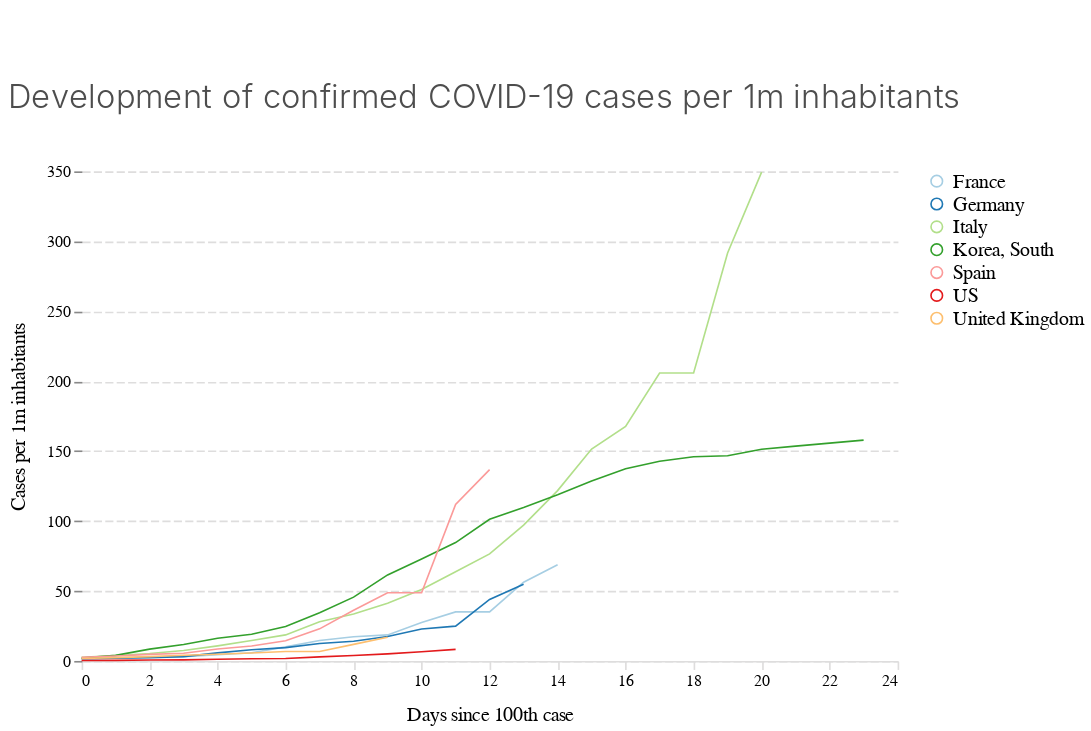

Here is the notebook cell this chart was saved with:
### Code cell
alt.Chart(
    confirmed_sel, 
    height=300,
    title='Development of confirmed COVID-19 cases per 1m inhabitants'
).mark_line().encode(
    alt.X('days_since100:Q', title='Days since 100th case'),
    alt.Y(
        'cases_per1m:Q',
        title='Cases per 1m inhabitants'
    ),
    color='country:N')

### Figure 1 — Vega-Lite specification as saved in the notebook (floating-point values rounded to 4 significant figures)
{"$schema": "https://vega.github.io/schema/vega-lite/v3.4.0.json", "config": {"area": {"fill": "#1696d2"}, "axisX": {"domain": true, "domainColor": "#DEDDDD", "domainDashOffset": 10, "domainWidth": 1, "grid": false, "labelAngle": 0, "labelFont": "Avenir", "labelFontSize": 10, "tickColor": "#DEDDDD", "titleFont": "Avenir", "titleFontSize": 12, "titleFontWeight": 400, "titlePadding": 10}, "axisY": {"domain": false, "domainDashOffset": 10, "grid": true, "gridColor": "#DEDDDD", "gridDash": [5, 2], "gridWidth": 1, "labelAngle": 0, "labelFont": "Avenir", "labelFontSize": 10, "titleFont": "Avenir", "titleFontSize": 12, "titleFontWeight": 400, "titlePadding": 10}, "bar": {"fill": "#1696d2", "strokeWidth": 0}, "guide-title": {"color": "Monospace", "font": "Avenir", "fontSize": 15}, "header": {"titleFontSize": 12, "titleFontWeight": 400}, "legend": {"labelFont": "Avenir", "labelFontSize": 12, "symbolSize": 50, "symbolType": "circle", "title": "", "titleFont": "Avenir", "titleFontSize": 12}, "line": {"color": "#1696d2", "stroke": "#1696d2", "strokeWidth": 1}, "path": {"stroke": "#1696d2"}, "point": {"filled": true}, "range": {"category": ["#a6cee3", "#1f78b4", "#b2df8a", "#33a02c", "#fb9a99", "#e31a1c", "#fdbf6f", "#ff7f00"], "diverging": ["#cfe8f3", "#a2d4ec", "#73bfe2", "#46abdb", "#1696d2", "#12719e"]}, "text": {"align": "right", "color": "#1696d2", "font": "Avenir", "fontSize": 12, "fontWeight": 400, "size": 11}, "title": {"anchor": "start", "color": "#4d4d4d", "font": "Avenir", "fontSize": 20, "fontWeight": 300, "lineHeight": 100, "offset": 30}, "trail": {"color": "#1696d2", "stroke": "#1696d2"}, "view": {"strokeWidth": 0}}, "data": {"name": "data-df910a026c594b6302d1d975906b013f"}, "datasets": {"data-df910a026c594b6302d1d975906b013f": [{"cases_per1m": 1.535, "country": "France", "date": "2020-02-29T00:00:00", "days_since100": 0, "perc_growth": null, "value": 100}, {"cases_per1m": 1.996, "country": "France", "date": "2020-03-01T00:00:00", "days_since100": 1, "perc_growth": 1.3, "value": 130}, {"cases_per1m": 2.933, "country": "France", "date": "2020-03-02T00:00:00", "days_since100": 2, "perc_growth": 1.469, "value": 191}, {"cases_per1m": 3.132, "country": "France", "date": "2020-03-03T00:00:00", "days_since100": 3, "perc_growth": 1.068, "value": 204}, {"cases_per1m": 4.422, "country": "France", "date": "2020-03-04T00:00:00", "days_since100": 4, "perc_growth": 1.412, "value": 288}, {"cases_per1m": 5.835, "country": "France", "date": "2020-03-05T00:00:00", "days_since100": 5, "perc_growth": 1.319, "value": 380}, {"cases_per1m": 10.07, "country": "France", "date": "2020-03-06T00:00:00", "days_since100": 6, "perc_growth": 1.726, "value": 656}, {"cases_per1m": 14.62, "country": "France", "date": "2020-03-07T00:00:00", "days_since100": 7, "perc_growth": 1.451, "value": 952}, {"cases_per1m": 17.33, "country": "France", "date": "2020-03-08T00:00:00", "days_since100": 8, "perc_growth": 1.186, "value": 1129}, {"cases_per1m": 18.61, "country": "France", "date": "2020-03-09T00:00:00", "days_since100": 9, "perc_growth": 1.074, "value": 1212}, {"cases_per1m": 27.44, "country": "France", "date": "2020-03-10T00:00:00", "days_since100": 10, "perc_growth": 1.474, "value": 1787}, {"cases_per1m": 35.07, "country": "France", "date": "2020-03-11T00:00:00", "days_since100": 11, "perc_growth": 1.278, "value": 2284}, {"cases_per1m": 35.07, "country": "France", "date": "2020-03-12T00:00:00", "days_since100": 12, "perc_growth": 1, "value": 2284}, {"cases_per1m": 56.3, "country": "France", "date": "2020-03-13T00:00:00", "days_since100": 13, "perc_growth": 1.606, "value": 3667}, {"cases_per1m": 68.79, "country": "France", "date": "2020-03-14T00:00:00", "days_since100": 14, "perc_growth": 1.222, "value": 4480}, {"cases_per1m": 1.557, "country": "Germany", "date": "2020-03-01T00:00:00", "days_since100": 0, "perc_growth": null, "value": 130}, {"cases_per1m": 1.904, "country": "Germany", "date": "2020-03-02T00:00:00", "days_since100": 1, "perc_growth": 1.223, "value": 159}, {"cases_per1m": 2.347, "country": "Germany", "date": "2020-03-03T00:00:00", "days_since100": 2, "perc_growth": 1.233, "value": 196}, {"cases_per1m": 3.137, "country": "Germany", "date": "2020-03-04T00:00:00", "days_since100": 3, "perc_growth": 1.337, "value": 262}, {"cases_per1m": 5.771, "country": "Germany", "date": "2020-03-05T00:00:00", "days_since100": 4, "perc_growth": 1.84, "value": 482}, {"cases_per1m": 8.022, "country": "Germany", "date": "2020-03-06T00:00:00", "days_since100": 5, "perc_growth": 1.39, "value": 670}, {"cases_per1m": 9.567, "country": "Germany", "date": "2020-03-07T00:00:00", "days_since100": 6, "perc_growth": 1.193, "value": 799}, {"cases_per1m": 12.45, "country": "Germany", "date": "2020-03-08T00:00:00", "days_since100": 7, "perc_growth": 1.302, "value": 1040}, {"cases_per1m": 14.08, "country": "Germany", "date": "2020-03-09T00:00:00", "days_since100": 8, "perc_growth": 1.131, "value": 1176}, {"cases_per1m": 17.45, "country": "Germany", "date": "2020-03-10T00:00:00", "days_since100": 9, "perc_growth": 1.239, "value": 1457}, {"cases_per1m": 22.85, "country": "Germany", "date": "2020-03-11T00:00:00", "days_since100": 10, "perc_growth": 1.31, "value": 1908}, {"cases_per1m": 24.88, "country": "Germany", "date": "2020-03-12T00:00:00", "days_since100": 11, "perc_growth": 1.089, "value": 2078}, {"cases_per1m": 44.0, "country": "Germany", "date": "2020-03-13T00:00:00", "days_since100": 12, "perc_growth": 1.769, "value": 3675}, {"cases_per1m": 54.9, "country": "Germany", "date": "2020-03-14T00:00:00", "days_since100": 13, "perc_growth": 1.248, "value": 4585}, {"cases_per1m": 2.56, "country": "Italy", "date": "2020-02-23T00:00:00", "days_since100": 0, "perc_growth": null, "value": 155}, {"cases_per1m": 3.782, "country": "Italy", "date": "2020-02-24T00:00:00", "days_since100": 1, "perc_growth": 1.477, "value": 229}, {"cases_per1m": 5.318, "country": "Italy", "date": "2020-02-25T00:00:00", "days_since100": 2, "perc_growth": 1.406, "value": 322}, {"cases_per1m": 7.481, "country": "Italy", "date": "2020-02-26T00:00:00", "days_since100": 3, "perc_growth": 1.407, "value": 453}, {"cases_per1m": 10.82, "country": "Italy", "date": "2020-02-27T00:00:00", "days_since100": 4, "perc_growth": 1.446, "value": 655}, {"cases_per1m": 14.67, "country": "Italy", "date": "2020-02-28T00:00:00", "days_since100": 5, "perc_growth": 1.356, "value": 888}, {"cases_per1m": 18.63, "country": "Italy", "date": "2020-02-29T00:00:00", "days_since100": 6, "perc_growth": 1.27, "value": 1128}, {"cases_per1m": 27.98, "country": "Italy", "date": "2020-03-01T00:00:00", "days_since100": 7, "perc_growth": 1.502, "value": 1694}, {"cases_per1m": 33.63, "country": "Italy", "date": "2020-03-02T00:00:00", "days_since100": 8, "perc_growth": 1.202, "value": 2036}, {"cases_per1m": 41.32, "country": "Italy", "date": "2020-03-03T00:00:00", "days_since100": 9, "perc_growth": 1.229, "value": 2502}, {"cases_per1m": 51.02, "country": "Italy", "date": "2020-03-04T00:00:00", "days_since100": 10, "perc_growth": 1.235, "value": 3089}, {"cases_per1m": 63.72, "country": "Italy", "date": "2020-03-05T00:00:00", "days_since100": 11, "perc_growth": 1.249, "value": 3858}, {"cases_per1m": 76.56, "country": "Italy", "date": "2020-03-06T00:00:00", "days_since100": 12, "perc_growth": 1.202, "value": 4636}, {"cases_per1m": 97.16, "country": "Italy", "date": "2020-03-07T00:00:00", "days_since100": 13, "perc_growth": 1.269, "value": 5883}, {"cases_per1m": 121.8, "country": "Italy", "date": "2020-03-08T00:00:00", "days_since100": 14, "perc_growth": 1.254, "value": 7375}, {"cases_per1m": 151.5, "country": "Italy", "date": "2020-03-09T00:00:00", "days_since100": 15, "perc_growth": 1.244, "value": 9172}, {"cases_per1m": 167.6, "country": "Italy", "date": "2020-03-10T00:00:00", "days_since100": 16, "perc_growth": 1.107, "value": 10149}, {"cases_per1m": 205.8, "country": "Italy", "date": "2020-03-11T00:00:00", "days_since100": 17, "perc_growth": 1.228, "value": 12462}, {"cases_per1m": 205.8, "country": "Italy", "date": "2020-03-12T00:00:00", "days_since100": 18, "perc_growth": 1, "value": 12462}, {"cases_per1m": 291.7, "country": "Italy", "date": "2020-03-13T00:00:00", "days_since100": 19, "perc_growth": 1.417, "value": 17660}, {"cases_per1m": 349.4, "country": "Italy", "date": "2020-03-14T00:00:00", "days_since100": 20, "perc_growth": 1.198, "value": 21157}, {"cases_per1m": 2.03, "country": "Korea, South", "date": "2020-02-20T00:00:00", "days_since100": 0, "perc_growth": null, "value": 104}, {"cases_per1m": 3.982, "country": "Korea, South", "date": "2020-02-21T00:00:00", "days_since100": 1, "perc_growth": 1.962, "value": 204}, {"cases_per1m": 8.453, "country": "Korea, South", "date": "2020-02-22T00:00:00", "days_since100": 2, "perc_growth": 2.123, "value": 433}, {"cases_per1m": 11.75, "country": "Korea, South", "date": "2020-02-23T00:00:00", "days_since100": 3, "perc_growth": 1.39, "value": 602}, {"cases_per1m": 16.26, "country": "Korea, South", "date": "2020-02-24T00:00:00", "days_since100": 4, "perc_growth": 1.384, "value": 833}, {"cases_per1m": 19.07, "country": "Korea, South", "date": "2020-02-25T00:00:00", "days_since100": 5, "perc_growth": 1.173, "value": 977}, {"cases_per1m": 24.62, "country": "Korea, South", "date": "2020-02-26T00:00:00", "days_since100": 6, "perc_growth": 1.291, "value": 1261}, {"cases_per1m": 34.48, "country": "Korea, South", "date": "2020-02-27T00:00:00", "days_since100": 7, "perc_growth": 1.4, "value": 1766}, {"cases_per1m": 45.62, "country": "Korea, South", "date": "2020-02-28T00:00:00", "days_since100": 8, "perc_growth": 1.323, "value": 2337}, {"cases_per1m": 61.49, "country": "Korea, South", "date": "2020-02-29T00:00:00", "days_since100": 9, "perc_growth": 1.348, "value": 3150}, {"cases_per1m": 72.93, "country": "Korea, South", "date": "2020-03-01T00:00:00", "days_since100": 10, "perc_growth": 1.186, "value": 3736}, {"cases_per1m": 84.63, "country": "Korea, South", "date": "2020-03-02T00:00:00", "days_since100": 11, "perc_growth": 1.16, "value": 4335}, {"cases_per1m": 101.2, "country": "Korea, South", "date": "2020-03-03T00:00:00", "days_since100": 12, "perc_growth": 1.196, "value": 5186}, {"cases_per1m": 109.7, "country": "Korea, South", "date": "2020-03-04T00:00:00", "days_since100": 13, "perc_growth": 1.084, "value": 5621}, {"cases_per1m": 118.8, "country": "Korea, South", "date": "2020-03-05T00:00:00", "days_since100": 14, "perc_growth": 1.083, "value": 6088}, {"cases_per1m": 128.7, "country": "Korea, South", "date": "2020-03-06T00:00:00", "days_since100": 15, "perc_growth": 1.083, "value": 6593}, {"cases_per1m": 137.5, "country": "Korea, South", "date": "2020-03-07T00:00:00", "days_since100": 16, "perc_growth": 1.068, "value": 7041}, {"cases_per1m": 142.8, "country": "Korea, South", "date": "2020-03-08T00:00:00", "days_since100": 17, "perc_growth": 1.039, "value": 7314}, {"cases_per1m": 146.0, "country": "Korea, South", "date": "2020-03-09T00:00:00", "days_since100": 18, "perc_growth": 1.022, "value": 7478}, {"cases_per1m": 146.7, "country": "Korea, South", "date": "2020-03-10T00:00:00", "days_since100": 19, "perc_growth": 1.005, "value": 7513}, {"cases_per1m": 151.4, "country": "Korea, South", "date": "2020-03-11T00:00:00", "days_since100": 20, "perc_growth": 1.032, "value": 7755}, {"cases_per1m": 153.6, "country": "Korea, South", "date": "2020-03-12T00:00:00", "days_since100": 21, "perc_growth": 1.015, "value": 7869}, {"cases_per1m": 155.8, "country": "Korea, South", "date": "2020-03-13T00:00:00", "days_since100": 22, "perc_growth": 1.014, "value": 7979}, {"cases_per1m": 157.9, "country": "Korea, South", "date": "2020-03-14T00:00:00", "days_since100": 23, "perc_growth": 1.013, "value": 8086}, {"cases_per1m": 2.568, "country": "Spain", "date": "2020-03-02T00:00:00", "days_since100": 0, "perc_growth": null, "value": 120}, {"cases_per1m": 3.53, "country": "Spain", "date": "2020-03-03T00:00:00", "days_since100": 1, "perc_growth": 1.375, "value": 165}, {"cases_per1m": 4.75, "country": "Spain", "date": "2020-03-04T00:00:00", "days_since100": 2, "perc_growth": 1.345, "value": 222}, {"cases_per1m": 5.542, "country": "Spain", "date": "2020-03-05T00:00:00", "days_since100": 3, "perc_growth": 1.167, "value": 259}, {"cases_per1m": 8.559, "country": "Spain", "date": "2020-03-06T00:00:00", "days_since100": 4, "perc_growth": 1.544, "value": 400}, {"cases_per1m": 10.7, "country": "Spain", "date": "2020-03-07T00:00:00", "days_since100": 5, "perc_growth": 1.25, "value": 500}, {"cases_per1m": 14.4, "country": "Spain", "date": "2020-03-08T00:00:00", "days_since100": 6, "perc_growth": 1.346, "value": 673}, {"cases_per1m": 22.96, "country": "Spain", "date": "2020-03-09T00:00:00", "days_since100": 7, "perc_growth": 1.594, "value": 1073}, {"cases_per1m": 36.27, "country": "Spain", "date": "2020-03-10T00:00:00", "days_since100": 8, "perc_growth": 1.58, "value": 1695}, {"cases_per1m": 48.72, "country": "Spain", "date": "2020-03-11T00:00:00", "days_since100": 9, "perc_growth": 1.343, "value": 2277}, {"cases_per1m": 48.72, "country": "Spain", "date": "2020-03-12T00:00:00", "days_since100": 10, "perc_growth": 1, "value": 2277}, {"cases_per1m": 111.9, "country": "Spain", "date": "2020-03-13T00:00:00", "days_since100": 11, "perc_growth": 2.298, "value": 5232}, {"cases_per1m": 136.7, "country": "Spain", "date": "2020-03-14T00:00:00", "days_since100": 12, "perc_growth": 1.222, "value": 6391}, {"cases_per1m": 0.3586, "country": "US", "date": "2020-03-03T00:00:00", "days_since100": 0, "perc_growth": null, "value": 118}, {"cases_per1m": 0.4528, "country": "US", "date": "2020-03-04T00:00:00", "days_since100": 1, "perc_growth": 1.263, "value": 149}, {"cases_per1m": 0.6594, "country": "US", "date": "2020-03-05T00:00:00", "days_since100": 2, "perc_growth": 1.456, "value": 217}, {"cases_per1m": 0.7962, "country": "US", "date": "2020-03-06T00:00:00", "days_since100": 3, "perc_growth": 1.207, "value": 262}, {"cases_per1m": 1.222, "country": "US", "date": "2020-03-07T00:00:00", "days_since100": 4, "perc_growth": 1.534, "value": 402}, {"cases_per1m": 1.574, "country": "US", "date": "2020-03-08T00:00:00", "days_since100": 5, "perc_growth": 1.289, "value": 518}, {"cases_per1m": 1.772, "country": "US", "date": "2020-03-09T00:00:00", "days_since100": 6, "perc_growth": 1.125, "value": 583}, {"cases_per1m": 2.914, "country": "US", "date": "2020-03-10T00:00:00", "days_since100": 7, "perc_growth": 1.645, "value": 959}, {"cases_per1m": 3.893, "country": "US", "date": "2020-03-11T00:00:00", "days_since100": 8, "perc_growth": 1.336, "value": 1281}, {"cases_per1m": 5.054, "country": "US", "date": "2020-03-12T00:00:00", "days_since100": 9, "perc_growth": 1.298, "value": 1663}, {"cases_per1m": 6.622, "country": "US", "date": "2020-03-13T00:00:00", "days_since100": 10, "perc_growth": 1.31, "value": 2179}, {"cases_per1m": 8.287, "country": "US", "date": "2020-03-14T00:00:00", "days_since100": 11, "perc_growth": 1.251, "value": 2727}, {"cases_per1m": 1.718, "country": "United Kingdom", "date": "2020-03-05T00:00:00", "days_since100": 0, "perc_growth": null, "value": 116}, {"cases_per1m": 2.429, "country": "United Kingdom", "date": "2020-03-06T00:00:00", "days_since100": 1, "perc_growth": 1.414, "value": 164}, {"cases_per1m": 3.065, "country": "United Kingdom", "date": "2020-03-07T00:00:00", "days_since100": 2, "perc_growth": 1.262, "value": 207}, {"cases_per1m": 4.057, "country": "United Kingdom", "date": "2020-03-08T00:00:00", "days_since100": 3, "perc_growth": 1.324, "value": 274}, {"cases_per1m": 4.768, "country": "United Kingdom", "date": "2020-03-09T00:00:00", "days_since100": 4, "perc_growth": 1.175, "value": 322}, {"cases_per1m": 5.686, "country": "United Kingdom", "date": "2020-03-10T00:00:00", "days_since100": 5, "perc_growth": 1.193, "value": 384}, {"cases_per1m": 6.797, "country": "United Kingdom", "date": "2020-03-11T00:00:00", "days_since100": 6, "perc_growth": 1.195, "value": 459}, {"cases_per1m": 6.797, "country": "United Kingdom", "date": "2020-03-12T00:00:00", "days_since100": 7, "perc_growth": 1, "value": 459}, {"cases_per1m": 11.86, "country": "United Kingdom", "date": "2020-03-13T00:00:00", "days_since100": 8, "perc_growth": 1.745, "value": 801}, {"cases_per1m": 16.93, "country": "United Kingdom", "date": "2020-03-14T00:00:00", "days_since100": 9, "perc_growth": 1.427, "value": 1143}]}, "encoding": {"color": {"field": "country", "type": "nominal"}, "x": {"field": "days_since100", "title": "Days since 100th case", "type": "quantitative"}, "y": {"field": "cases_per1m", "title": "Cases per 1m inhabitants", "type": "quantitative"}}, "height": 300, "mark": "line", "padding": {"bottom": 5, "left": 5, "right": 5, "top": 50}, "title": "Development of confirmed COVID-19 cases per 1m inhabitants", "width": 500}
